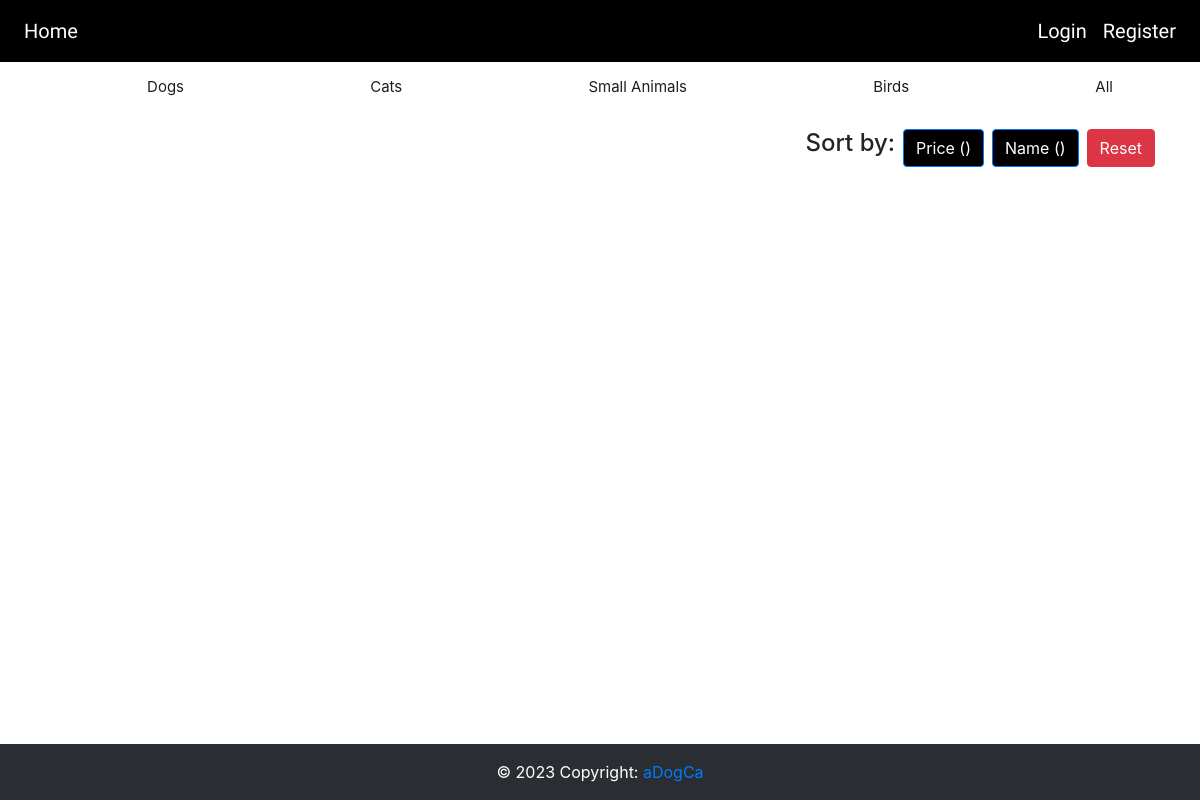
Before: /birds with the older database file.
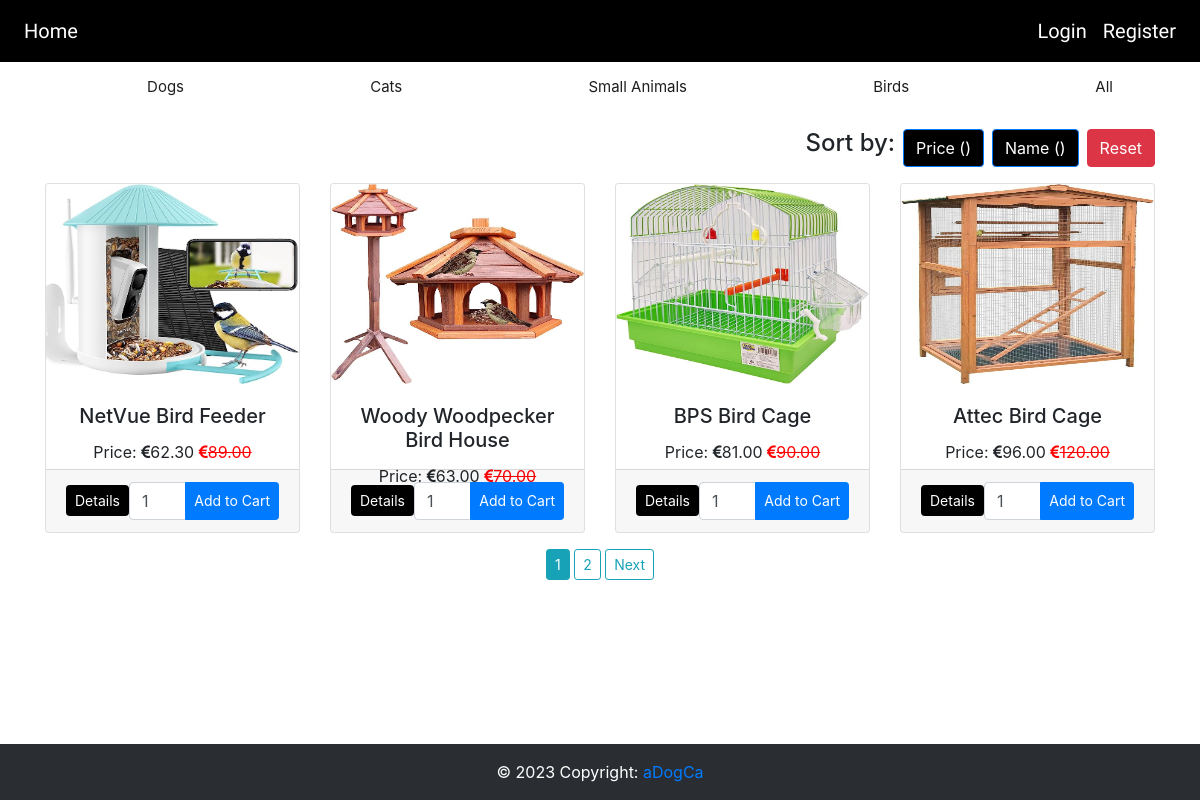
After: the same page with the newer database file.
### website/models.py (models this page shows)
class Products(db.Model):
    __searchable__ = ['name', 'description']
    id = db.Column(db.Integer, primary_key=True)
    category = db.Column(db.String(50), nullable=False)
    name = db.Column(db.String(100), nullable=False)
    description = db.Column(db.String(100), nullable=False)
    price = db.Column(db.Numeric(precision=10, scale=2))
    totalPrice = db.Column(db.Numeric(precision=10, scale=2))
    stock = db.Column(db.Integer)
    image1 = db.Column(db.String(120), default='image.jpg')
    image2 = db.Column(db.String(120), default='image.jpg')
    image3 = db.Column(db.String(120), default='image.jpg')
    discount = db.Column(db.String(100), db.ForeignKey('offer_codes.discount_code'))
    discount_percentage = db.Column(db.Integer)
    date = db.Column(db.DateTime(timezone=True), default=func.now())
    user_id = db.Column(db.Integer, db.ForeignKey('user.id'))
    offers = db.Column(db.String(120), default="0", nullable=False)
    offer_img = db.Column(db.String(120), default='image.jpg')
    is_sponsored = db.Column(db.String(120),default="No")

### website/views.py (the view)
@views.route('/birds')
def shoes():
    page = request.args.get('page', 1, type=int)
    products = Products.query.filter_by(category="birds").paginate(page=page, per_page=4)
    discount_percentages = calDiscount(products)
    return render_template("home_buyer1.html", products=products, user=current_user,
                           discount_percentages=discount_percentages)

### website/views.py (called while the page is built)
def calDiscount(products):
    discount_percentages = {}
    for product in products:
        discount_code = product.discount  # Get the discount code for the current product
        if discount_code:
            offer = OfferCodes.query.filter_by(discount_code=discount_code).first()
            if offer and offer.validity > date.today():
                discount_percentages[product.id] = offer.discount_percentage
            else:
                discount_percentages[product.id] = 0
        else:
            discount_percentages[product.id] = 0
    return discount_percentages

### website/templates/home_buyer1.html (shortened to what this page needs)
{% extends "base.html" %}
{% block content %}
<div class="container">
    <div class="row">
        <div class="col-md-12">
            <div class="d-flex justify-content-end align-items-center mb-3">
                <h4 class="mr-2">Sort by:</h4>
                <div class="btn-group" role="group">
                    <a href="{{ url_for('views.sort_by_price', page=products.page) }}" style="background-color:black;color:white;" class="btn btn-primary rounded">Price ({{ session['order']}})</a>
                    <a href="{{ url_for('views.sort_by_name', page=products.page) }}" style="background-color:black;color:white;"
                       class="btn btn-primary ml-2 rounded">Name ({{ session['name_order']}})</a>
                    <a href="/buyer" class="btn btn-danger ml-2 rounded">Reset</a>
                </div>
            </div>
        </div>
    </div>
    <div class="row">
        {% for product in products.items %}
        <div class="col-md-3">
            <div class="card" style="height: 350px;">
                <img src="/static/img/{{product.image1}}" class="card-img-top" height="200">
                <div class="card-body">
                    {% if product.is_sponsored == "Yes" %}
                    <h5 class="card-title text-center">{{ product.name }}<span class="badge">Sponsored</span></h5>
                    {% else %}
                    <h5 class="card-title text-center">{{ product.name }}</h5>
                    {% endif %}
                    {% if discount_percentages.get(product.id, 0) > 0 %}
                <p class="card-text text-center">
                    Price: <i class="fa fa-euro"></i>{{ product.price - (product.price * discount_percentages.get(product.id) / 100) }}
                    <span style="color: red;"><strike><i class="fa fa-euro"></i>{{ product.price }}</strike></span>
                </p>
                {% else %}
                <p class="card-text text-center">Price: <i class="fa fa-euro"></i>{{ product.price }}</p>
                {% endif %}
                </div>
                <div class="card-footer d-flex align-items-center justify-content-between">
                    <a href="{{ url_for('views.detailsPage', id=product.id) }}" class="btn btn-sm rounded"
                       style="background-color:black;color:white;">Details</a>
                    <form action="{{url_for('views.addToCart')}}" method="post" class="d-flex align-items-center">
                        <div class="input-group">
                            <input type="number" name="quantity" value="1" min="1" max="{{product.stock}}"
                                   class="form-control">
                            <div class="input-group-append">
                                <button class="btn btn-primary btn-sm" type="submit">Add to Cart</button>
                            </div>
                        </div>
                    </form>
                </div>
            </div>
        </div>
        {% endfor %}
    </div>
    <div class="row">
        <div class="col text-center">
            {% for page_num in products.iter_pages() %}
            {% if page_num %}
            {% if products.page == page_num %}
            <a href="{{url_for('views.home_buyer',page = page_num)}}" class="btn btn-info btn-sm mt-3">{{page_num}}</a>
            {% else %}
            <a href="{{url_for('views.home_buyer',page = page_num)}}" class="btn btn-outline-info btn-sm mt-3">{{page_num}}</a>
            {% endif %}
            {% else %}
            ...
            {% endif %}
            {% endfor %}
            {% if products.has_next %}
            <a href="{{url_for('views.home_buyer',page = products.next_num)}}" class="btn btn-outline-info btn-sm mt-3">Next</a>
            {% endif %}
        </div>
    </div>
</div>
{% endblock %}

### website/templates/base.html (shortened to what this page needs)
<!DOCTYPE html>
<html lang="en">
<head>
    <link
            rel="stylesheet"
            href="https://stackpath.bootstrapcdn.com/bootstrap/4.4.1/css/bootstrap.min.css"
    />
    <link
            rel="stylesheet"
            href="https://stackpath.bootstrapcdn.com/font-awesome/4.7.0/css/font-awesome.min.css"
    />
    <link rel="stylesheet" href="/static/style.css">
    <link rel="stylesheet" href="https://cdnjs.cloudflare.com/ajax/libs/bootstrap/5.0.2/css/bootstrap.min.css">
    <link rel="stylesheet"
          href=
"https://cdnjs.cloudflare.com/ajax/libs/twitter-bootstrap/4.3.1/css/bootstrap.min.css" />
    <link rel="stylesheet"
          href=
"https://cdnjs.cloudflare.com/ajax/libs/bootstrap-datepicker/1.9.0/css/bootstrap-datepicker.css" />
    <link rel="stylesheet"
          href=
"https://stackpath.bootstrapcdn.com/font-awesome/4.7.0/css/font-awesome.min.css" />
</head>
<body>
<nav class="navbar navbar-expand-lg navbar-dark ">
    <div class="collapse navbar-collapse" id="navbar">
        <div class="navbar-nav ">
            {% if user.userType == 'buyer' %}
            <a class="nav-item nav-link " id="home" href="/">Home</a>
            {% elif user.userType == 'seller' %}
            <a class="nav-item nav-link " id="home1" href="/seller">Home</a>
            {% else %}
            <a class="nav-item nav-link " id="home2" href="/">Home</a>
            {% endif %}
        </div>
        <div class="navbar-nav ml-auto">
            {% if user.is_authenticated %}
            {% if user.userType == 'buyer' %}
            <a class="nav-item nav-link" id="seller_List" href="/sellers"> Your Chats</a>
            <a class="nav-item nav-link"  href="/userDetails">User Details</a>
            <a class="nav-item nav-link"  href="/myOrders">My Orders</a>
            {% endif %}
            {% if user.userType == 'seller' %}
            <a class="nav-item nav-link" id="buyers_List" href="/buyers">Chat</a>
            <a class="nav-item nav-link" id="seller_profile" href="/seller_profile">Seller Profile</a>
            {% endif %}
            {% if user.userType == 'buyer' %}
            <a class="nav-item nav-link" id="cart" href="/cart">Cart ({{ session['shopping_cart']|length }})</a>
            {% endif %}
            <a class="nav-item nav-link " id="signout" href="/logout">Signout</a>
            {% else %}
            <a class="nav-item nav-link" id="login" href="/login">Login</a>
            <a class="nav-item nav-link" id="register" href="/register">Register</a>
            {% endif %}
        </div>
    </div>
</nav>
{% block topnav %}
<div class="topnav" id="myTopnav">
    <div class="dropdown">
        <a class="dropbtn" href="/dogs">Dogs
        </a>
    </div>
    <div class="dropdown">
        <a class="dropbtn" href="/cats">Cats
        </a>
    </div>
    <div class="dropdown">
        <a class="dropbtn" href="/smallAnimals">Small Animals
        </a>
    </div>
    <div class="dropdown">
        <a class="dropbtn" href="/birds">Birds
        </a>
    </div>
    <div class="dropdown">
        <a class="dropbtn" href="/buyer">All
        </a>
    </div>
</div>
{% endblock %}
<div>{% block content %} {% endblock %}</div>
<div class="content-wrapper">
    <footer style="color:white;" class="bg-dark text-center text-lg-start">
        <div class="text-center p-3" style="background-color: rgba(0, 0, 0, 0.2);">
            © 2023 Copyright:
            <a href="">aDogCa</a>
        </div>
    </footer>
</div>
</body>
</html>

### website/static/style.css (style rules this page uses)
.nav-item { font-size: 20px; font-family:Source Sans Pro, sans-serif; color: var(--white) !important; }
body { font-family: 'Montserrat', sans-serif; }
.navbar { background-color: black; }
html { scroll-behavior: smooth; margin: 0; padding: 0; height: 100%; }
body { overflow-x:hidden; font-family: 'Titillium Web', sans-serif; margin: 0; padding: 0; height: 100%; }
:root { scrollbar-color: rgb(210,210,210) rgb(46,54,69) !important; scrollbar-width: thin !important; }
a { text-decoration:none; }
.topnav { overflow-x: hidden; overflow-y:auto; background-color: #fff; padding:0px 2%; display: flex; justify-content: space-between; width: 100%; }
.topnav a { float: left; display: block; color: #1e1e1e; text-align: center; padding: 14px 16px; text-decoration: none; font-size: 15px; margin:0px 20px; }
.dropdown { float: left; overflow: hidden; flex-grow: 1; text-align: center; }
.dropdown .dropbtn { font-size: 15px; border: none; outline: none; color: #1e1e1e; padding: 14px 16px; background-color: inherit; font-family: inherit; margin: 0px 30px; width: 100%; }
.row:after { content: ""; display: table; clear: both; }
.container { padding: 16px; }
.content-wrapper { min-height: calc(100vh - (navbar-height + footer-height)); padding-bottom: 5px; }
footer { position: fixed; bottom: 0; left: 0; width: 100%; }

Changed rows visible on the page:
added Products: image1 (picture), name "NetVue Bird Feeder", price+id "62.30", price "89.00"
added Products: image1 (picture), name "Woody Woodpecker Bird House", price+id "63.00", price "70.00"
added Products: image1 (picture), name "BPS Bird Cage", price+id "81.00", price "90.00"
added Products: image1 (picture), name "Attec Bird Cage", price+id "96.00", price "120.00"
Other visible differences:
new list line: "1"
new list line: "2"
text now shown: "Next"
